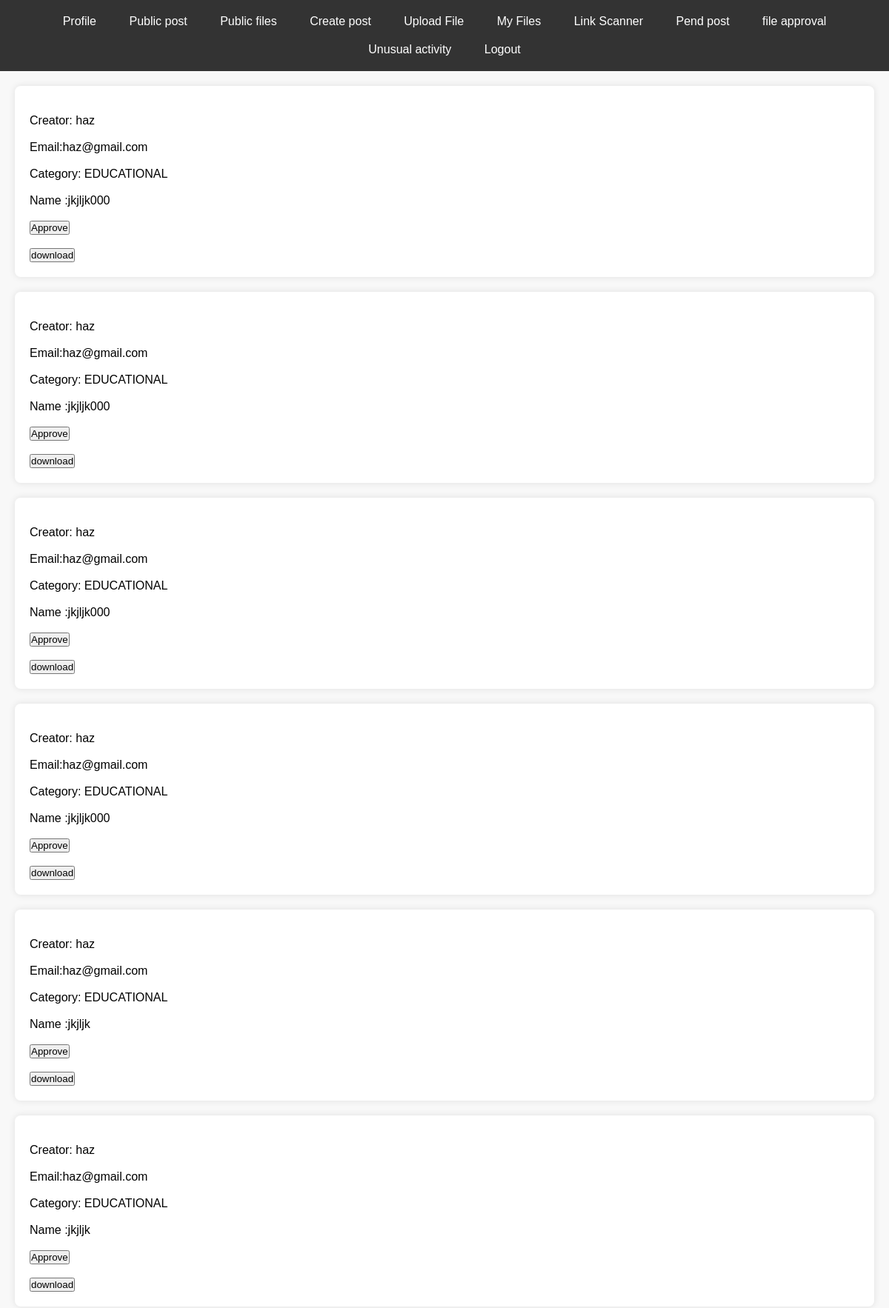
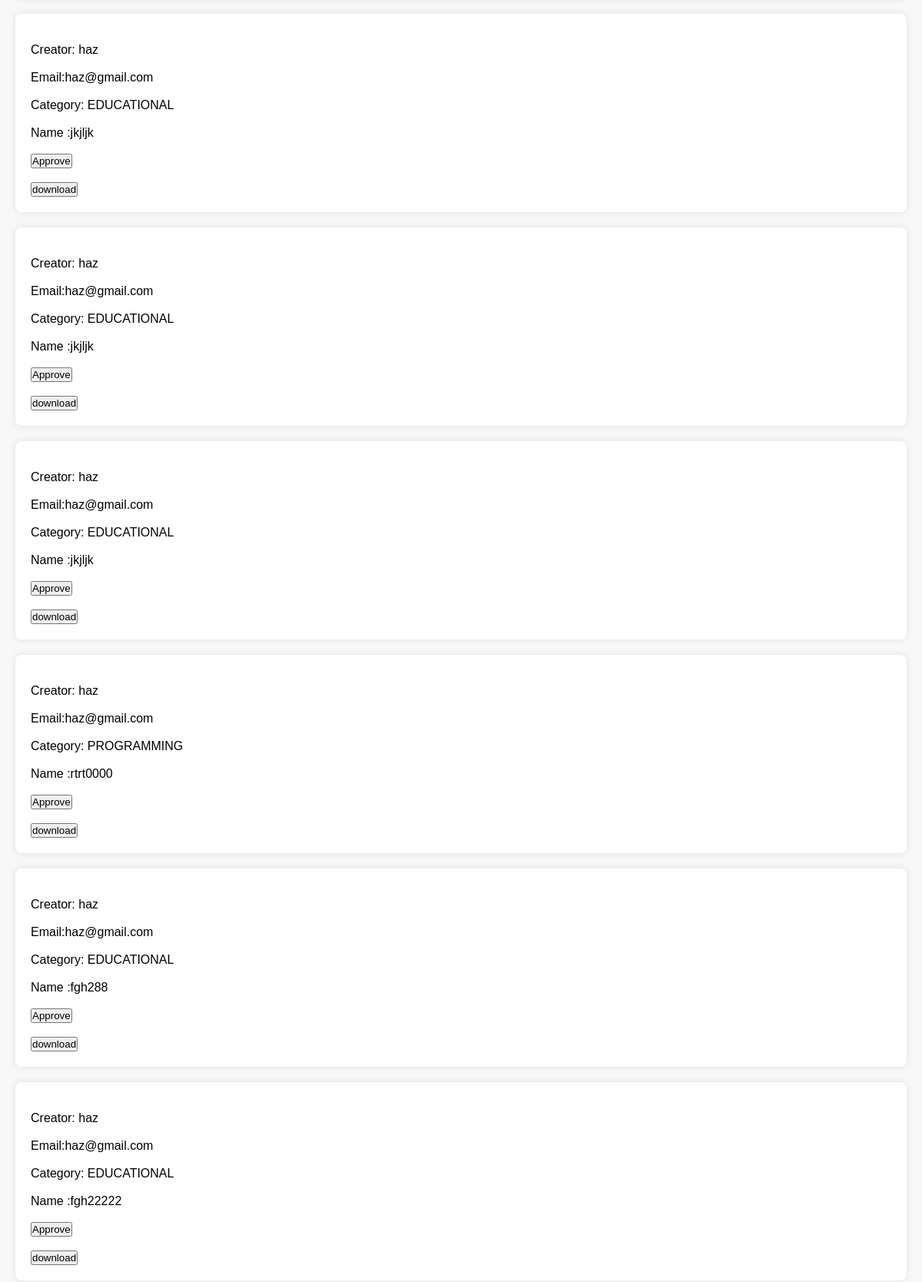
The page /pendingfiles/ (signed in, upper part) on the database its author committed (2 pictures, top to bottom).
### home/models.py (models this page shows, shortened)
class UploadedFile(models.Model):
    owner = models.ForeignKey(User, on_delete=models.CASCADE)
    name = models.CharField(max_length=100)
    file = models.FileField(upload_to='uploads/', validators=[validate_file_type_and_size])
    created_datetime = models.DateTimeField(auto_now_add=True)
    category_enum = models.IntegerField(choices=[(choice.value, choice.name) for choice in PostCategoryEnum])
    show = models.BooleanField(default=False)
    approved = models.BooleanField(default=False)
    scan_result = models.CharField(max_length=255, blank=True, null=True)

class UserInfo(models.Model):
    phone_regex = RegexValidator(
        regex=r'^\+?1?\d{9,15}$',
        message="Phone number must be entered in the format: '+999999999'. Up to 15 digits allowed."
    )
    user = models.OneToOneField(User, on_delete=models.CASCADE)
    User._meta.get_field('email')._unique = True
    User._meta.get_field('username')._unique = True
    full_name = models.CharField(max_length=100)
    age = models.PositiveIntegerField(validators=[validate_age, ])
    phone_number = models.CharField(validators=[phone_regex], max_length=17, help_text="ex:+9627958742359")
    bio = models.CharField(max_length=200, help_text="enter your bio here")
    failed_login_num = models.IntegerField(default=0)
    is_supervisor = models.BooleanField(default=False)
    pendaccess = models.PositiveIntegerField(default=0)

### home/views.py (the view)
# urls.py: path('pendingfiles/', views.pendingfiles, name='pendingfiles'),
@login_required
def pendingfiles(request):
    if request.user.userinfo.is_supervisor:
        files = UploadedFile.objects.filter(Q(show=False) | Q(approved=False)).order_by('-created_datetime')
        return render(request, 'user-temp/pend_files.html', {'files': files, 'userinfo': request.user.userinfo})
    else:
        user0 = UserInfo.objects.get(id=request.user.id)
        user0.pendaccess += 1
        user0.save()
        return HttpResponse('<h1>you are not allowd here !!!!!!!!<h1> ')

### home/templates/user-temp/pend_files.html (shortened to what this page needs)
<!DOCTYPE html>
<html lang="en">
<head>
</head>
<body>
    <nav>
        <a href="{% url 'profile' %}">Profile</a>
        <a href="{% url 'puplic_post' %}">Public post</a>
        <a href="{% url 'puplic_files' %}">Public files</a>
        <a href="{% url 'create_post' %}">Create post</a>
        <a href="{% url 'create_file' %}">Upload File</a>
        <a href="{% url 'my_files' %}">My Files</a>
        <a href="{% url 'scan_link' %}">Link Scanner</a>
        {% if userinfo.is_supervisor %}
        <a href="{% url 'pend_post' %}">Pend post</a>
        <a href="{% url 'pendingfiles' %}">file approval</a>
        <a href="{% url 'unusualactivity' %}">Unusual activity</a>
        {% endif %}
        <a href="{% url 'user_logout' %}">Logout</a>
    </nav>
    <div class="content">
        {% for file in files %}
        <div class="post-container">
            <br>
            <p>Creator: {{ file.owner.userinfo.full_name }}</p>
            <br>
            <p>Email:{{ file.owner }}</p>
            <br>
            {% if file.category_enum == 2 %}
                <p>Category: EDUCATIONAL</p>
            {% endif %}
            {% if file.category_enum == 3 %}
                <p>Category: PROGRAMMING</p>
            {% endif %}
            <br>
            <p>Name :{{ file.name }}</p>
            <br>
            <form action="/showfile/{{file.id}}/" method = "post">{% csrf_token %}
            <input type="submit" class="btn btn-primary" value="Approve">
        </form>
            <br>
            <form action="/download_file/{{file.id}}/" method = "post">{% csrf_token %}
            <input type="submit" class="btn btn-primary" value="download">
        </form>
        </div>
        {% endfor %}
    </div>
</body>
</html>

### home/templates/user-temp/pend_files.html (style rules this page uses)
* { margin: 0; padding: 0; box-sizing: border-box; }
body { font-family: 'Arial', sans-serif; background-color: #f8f8f8; }
nav { background-color: #333; color: white; padding: 10px; text-align: center; }
nav a { color: white; text-decoration: none; padding: 10px 20px; display: inline-block; }
.content { padding: 20px; }
.post-container { background-color: white; padding: 20px; border-radius: 8px; box-shadow: 0 0 10px rgba(0, 0, 0, 0.1); margin-bottom: 20px; }

### rows shown on the page
UploadedFile: owner.userinfo.full_name "haz", owner "haz@gmail.com", category_enum "Category: EDUCATIONAL", name "jkjljk000"
UploadedFile: owner.userinfo.full_name "haz", owner "haz@gmail.com", category_enum "Category: EDUCATIONAL", name "jkjljk000"
UploadedFile: owner.userinfo.full_name "haz", owner "haz@gmail.com", category_enum "Category: EDUCATIONAL", name "jkjljk000"
UploadedFile: owner.userinfo.full_name "haz", owner "haz@gmail.com", category_enum "Category: EDUCATIONAL", name "jkjljk000"
UploadedFile: owner.userinfo.full_name "haz", owner "haz@gmail.com", category_enum "Category: EDUCATIONAL", name "jkjljk"
UploadedFile: owner.userinfo.full_name "haz", owner "haz@gmail.com", category_enum "Category: EDUCATIONAL", name "jkjljk"
UploadedFile: owner.userinfo.full_name "haz", owner "haz@gmail.com", category_enum "Category: EDUCATIONAL", name "jkjljk"
UploadedFile: owner.userinfo.full_name "haz", owner "haz@gmail.com", category_enum "Category: EDUCATIONAL", name "jkjljk"
UploadedFile: owner.userinfo.full_name "haz", owner "haz@gmail.com", category_enum "Category: EDUCATIONAL", name "jkjljk"
UploadedFile: owner.userinfo.full_name "haz", owner "haz@gmail.com", category_enum "Category: PROGRAMMING", name "rtrt0000"
UploadedFile: owner.userinfo.full_name "haz", owner "haz@gmail.com", category_enum "Category: EDUCATIONAL", name "fgh288"
UploadedFile: owner.userinfo.full_name "haz", owner "haz@gmail.com", category_enum "Category: EDUCATIONAL", name "fgh22222"
